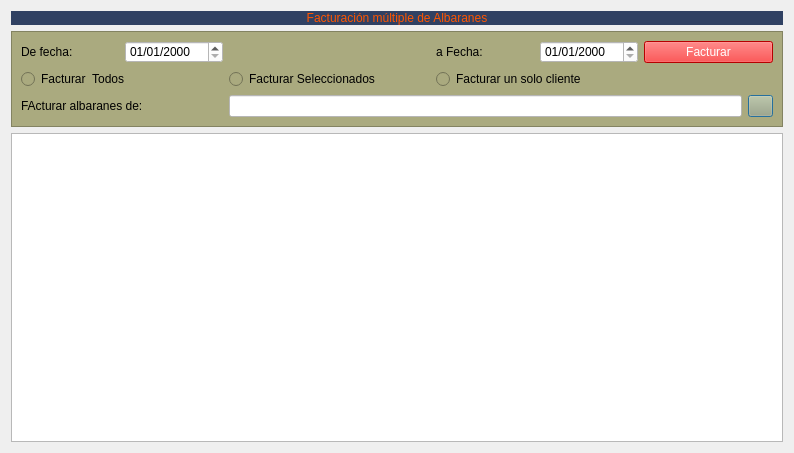
<?xml version="1.0" encoding="UTF-8"?>
<ui version="4.0">
 <class>FrmFacturarAlabaranes</class>
 <widget class="QDialog" name="FrmFacturarAlabaranes">
  <property name="geometry">
   <rect>
    <x>0</x>
    <y>0</y>
    <width>794</width>
    <height>453</height>
   </rect>
  </property>
  <property name="windowTitle">
   <string>Facturación multile de albaranes</string>
  </property>
  <property name="windowIcon">
   <iconset resource="../maya.qrc">
    <normaloff>:/Icons/PNG/NeuX.png</normaloff>:/Icons/PNG/NeuX.png</iconset>
  </property>
  <layout class="QGridLayout" name="gridLayout">
   <item row="0" column="0">
    <widget class="QLabel" name="textoTitulo">
     <property name="styleSheet">
      <string notr="true">font: 14pt &quot;Sans Serif&quot;;
color: rgb(255, 85, 0);
background-color: #304163;</string>
     </property>
     <property name="text">
      <string>Facturación múltiple de Albaranes</string>
     </property>
     <property name="alignment">
      <set>Qt::AlignCenter</set>
     </property>
    </widget>
   </item>
   <item row="1" column="0">
    <widget class="QFrame" name="frame">
     <property name="styleSheet">
      <string notr="true">background-color: rgb(170, 170, 127);</string>
     </property>
     <property name="frameShape">
      <enum>QFrame::StyledPanel</enum>
     </property>
     <property name="frameShadow">
      <enum>QFrame::Raised</enum>
     </property>
     <layout class="QGridLayout" name="gridLayout_2">
      <item row="0" column="0">
       <widget class="QLabel" name="label">
        <property name="styleSheet">
         <string notr="true">color: rgb(0, 0, 0);</string>
        </property>
        <property name="text">
         <string>De fecha:</string>
        </property>
       </widget>
      </item>
      <item row="0" column="4">
       <widget class="QLabel" name="label_2">
        <property name="styleSheet">
         <string notr="true">color: rgb(0, 0, 0);</string>
        </property>
        <property name="text">
         <string>a Fecha:</string>
        </property>
       </widget>
      </item>
      <item row="0" column="5">
       <widget class="QDateEdit" name="dateEdit_2">
        <property name="styleSheet">
         <string notr="true">background-color: rgb(255, 255, 255);
color: rgb(0, 0, 0);</string>
        </property>
        <property name="displayFormat">
         <string>dd/MM/yyyy</string>
        </property>
       </widget>
      </item>
      <item row="1" column="0" colspan="2">
       <widget class="QRadioButton" name="radioButton">
        <property name="styleSheet">
         <string notr="true">color: rgb(0, 0, 0);</string>
        </property>
        <property name="text">
         <string>Facturar  Todos</string>
        </property>
       </widget>
      </item>
      <item row="1" column="2" colspan="2">
       <widget class="QRadioButton" name="radioButton_3">
        <property name="styleSheet">
         <string notr="true">color: rgb(0, 0, 0);</string>
        </property>
        <property name="text">
         <string>Facturar Seleccionados</string>
        </property>
       </widget>
      </item>
      <item row="1" column="4" colspan="2">
       <widget class="QRadioButton" name="radioButton_2">
        <property name="styleSheet">
         <string notr="true">color: rgb(0, 0, 0);</string>
        </property>
        <property name="text">
         <string>Facturar un solo cliente</string>
        </property>
       </widget>
      </item>
      <item row="2" column="0" colspan="2">
       <widget class="QLabel" name="label_3">
        <property name="styleSheet">
         <string notr="true">color: rgb(0, 0, 0);</string>
        </property>
        <property name="text">
         <string>FActurar albaranes de:</string>
        </property>
       </widget>
      </item>
      <item row="2" column="7">
       <widget class="QPushButton" name="pushButton">
        <property name="maximumSize">
         <size>
          <width>25</width>
          <height>16777215</height>
         </size>
        </property>
        <property name="text">
         <string/>
        </property>
        <property name="icon">
         <iconset resource="../maya.qrc">
          <normaloff>:/Icons/PNG/search.png</normaloff>:/Icons/PNG/search.png</iconset>
        </property>
        <property name="iconSize">
         <size>
          <width>18</width>
          <height>18</height>
         </size>
        </property>
       </widget>
      </item>
      <item row="2" column="2" colspan="5">
       <widget class="QLineEdit" name="lineEdit">
        <property name="styleSheet">
         <string notr="true">background-color: rgb(255, 255, 255);
color: rgb(0, 0, 0);</string>
        </property>
       </widget>
      </item>
      <item row="0" column="6" colspan="2">
       <widget class="QPushButton" name="pushButton_2">
        <property name="styleSheet">
         <string notr="true">background-color: rgb(255, 0, 0);
color: rgb(255, 255, 255);</string>
        </property>
        <property name="text">
         <string>Facturar</string>
        </property>
       </widget>
      </item>
      <item row="0" column="1">
       <widget class="QDateEdit" name="dateEdit">
        <property name="styleSheet">
         <string notr="true">background-color: rgb(255, 255, 255);
color: rgb(0, 0, 0);</string>
        </property>
        <property name="displayFormat">
         <string>dd/MM/yyyy</string>
        </property>
       </widget>
      </item>
     </layout>
    </widget>
   </item>
   <item row="2" column="0">
    <widget class="QTableView" name="tableView"/>
   </item>
  </layout>
 </widget>
 <resources>
  <include location="../maya.qrc"/>
 </resources>
 <connections/>
</ui>
